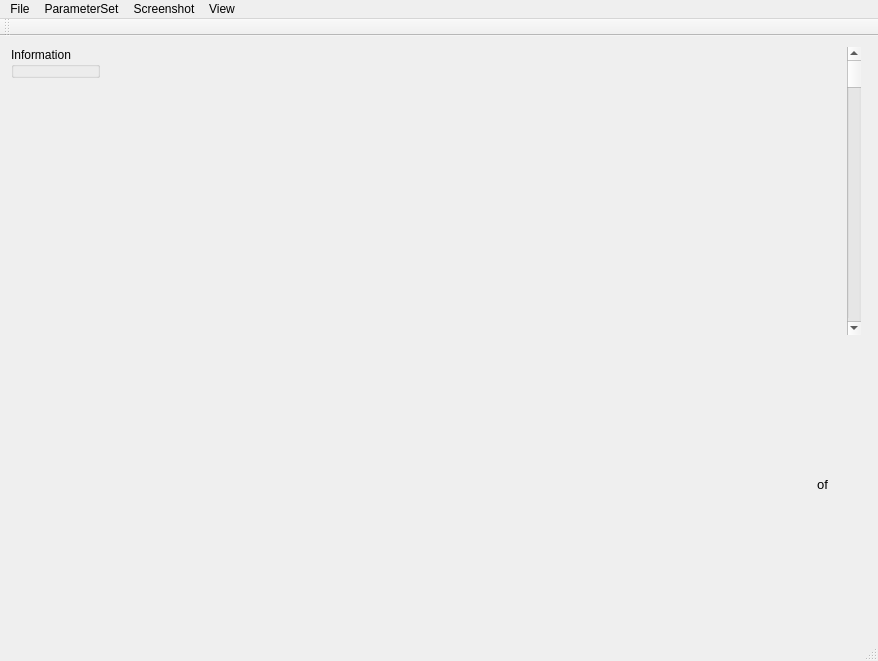
<?xml version="1.0" encoding="UTF-8"?>
<ui version="4.0">
 <class>ImageToSTL</class>
 <widget class="QMainWindow" name="ImageToSTL">
  <property name="geometry">
   <rect>
    <x>0</x>
    <y>0</y>
    <width>878</width>
    <height>661</height>
   </rect>
  </property>
  <property name="windowTitle">
   <string>ImageToSTL</string>
  </property>
  <widget class="QWidget" name="centralWidget">
   <layout class="QHBoxLayout" name="horizontalLayout">
    <item>
     <layout class="QGridLayout" name="gridLayout_3">
      <item row="0" column="0">
       <widget class="QGroupBox" name="groupBox">
        <property name="enabled">
         <bool>true</bool>
        </property>
        <property name="title">
         <string>Information</string>
        </property>
        <widget class="QLabel" name="label_2">
         <property name="geometry">
          <rect>
           <x>10</x>
           <y>30</y>
           <width>181</width>
           <height>16</height>
          </rect>
         </property>
         <property name="text">
          <string>Cursor position(x,y,z):</string>
         </property>
        </widget>
        <widget class="QLabel" name="labelXCoordinate">
         <property name="geometry">
          <rect>
           <x>10</x>
           <y>50</y>
           <width>41</width>
           <height>21</height>
          </rect>
         </property>
         <property name="frameShape">
          <enum>QFrame::Box</enum>
         </property>
         <property name="frameShadow">
          <enum>QFrame::Sunken</enum>
         </property>
         <property name="text">
          <string/>
         </property>
        </widget>
        <widget class="QLabel" name="labelZCoordinate">
         <property name="geometry">
          <rect>
           <x>110</x>
           <y>50</y>
           <width>41</width>
           <height>21</height>
          </rect>
         </property>
         <property name="frameShape">
          <enum>QFrame::Box</enum>
         </property>
         <property name="frameShadow">
          <enum>QFrame::Sunken</enum>
         </property>
         <property name="text">
          <string/>
         </property>
        </widget>
        <widget class="QLabel" name="labelYCoordinate">
         <property name="geometry">
          <rect>
           <x>60</x>
           <y>50</y>
           <width>41</width>
           <height>21</height>
          </rect>
         </property>
         <property name="frameShape">
          <enum>QFrame::Box</enum>
         </property>
         <property name="frameShadow">
          <enum>QFrame::Sunken</enum>
         </property>
         <property name="text">
          <string/>
         </property>
        </widget>
        <widget class="QLabel" name="label_3">
         <property name="geometry">
          <rect>
           <x>10</x>
           <y>80</y>
           <width>191</width>
           <height>21</height>
          </rect>
         </property>
         <property name="text">
          <string>Intensity under cursor:</string>
         </property>
        </widget>
        <widget class="QLabel" name="label_4">
         <property name="geometry">
          <rect>
           <x>10</x>
           <y>100</y>
           <width>85</width>
           <height>21</height>
          </rect>
         </property>
         <property name="frameShape">
          <enum>QFrame::Box</enum>
         </property>
         <property name="frameShadow">
          <enum>QFrame::Sunken</enum>
         </property>
         <property name="text">
          <string>&lt;html&gt;&lt;head/&gt;&lt;body&gt;&lt;p align=&quot;center&quot;&gt;Layer&lt;/p&gt;&lt;/body&gt;&lt;/html&gt;</string>
         </property>
        </widget>
        <widget class="QLabel" name="labelImageName">
         <property name="geometry">
          <rect>
           <x>10</x>
           <y>120</y>
           <width>85</width>
           <height>21</height>
          </rect>
         </property>
         <property name="frameShape">
          <enum>QFrame::Box</enum>
         </property>
         <property name="frameShadow">
          <enum>QFrame::Sunken</enum>
         </property>
         <property name="text">
          <string/>
         </property>
        </widget>
        <widget class="QLabel" name="label_5">
         <property name="geometry">
          <rect>
           <x>94</x>
           <y>100</y>
           <width>85</width>
           <height>21</height>
          </rect>
         </property>
         <property name="frameShape">
          <enum>QFrame::Box</enum>
         </property>
         <property name="frameShadow">
          <enum>QFrame::Sunken</enum>
         </property>
         <property name="text">
          <string>&lt;html&gt;&lt;head/&gt;&lt;body&gt;&lt;p align=&quot;center&quot;&gt;Intensity&lt;/p&gt;&lt;/body&gt;&lt;/html&gt;</string>
         </property>
        </widget>
        <widget class="QLabel" name="labelImageIntensity">
         <property name="geometry">
          <rect>
           <x>94</x>
           <y>120</y>
           <width>85</width>
           <height>21</height>
          </rect>
         </property>
         <property name="frameShape">
          <enum>QFrame::Box</enum>
         </property>
         <property name="frameShadow">
          <enum>QFrame::Sunken</enum>
         </property>
         <property name="text">
          <string/>
         </property>
        </widget>
        <widget class="QLabel" name="label_6">
         <property name="geometry">
          <rect>
           <x>10</x>
           <y>160</y>
           <width>60</width>
           <height>21</height>
          </rect>
         </property>
         <property name="text">
          <string>Level:</string>
         </property>
        </widget>
        <widget class="QLabel" name="label_7">
         <property name="geometry">
          <rect>
           <x>10</x>
           <y>185</y>
           <width>60</width>
           <height>21</height>
          </rect>
         </property>
         <property name="text">
          <string>Window:</string>
         </property>
        </widget>
        <widget class="QDoubleSpinBox" name="lineEditSourceImageLevel">
         <property name="geometry">
          <rect>
           <x>70</x>
           <y>160</y>
           <width>85</width>
           <height>21</height>
          </rect>
         </property>
         <property name="minimum">
          <double>-66000.000000000000000</double>
         </property>
         <property name="maximum">
          <double>66000.000000000000000</double>
         </property>
         <property name="singleStep">
          <double>10.000000000000000</double>
         </property>
        </widget>
        <widget class="QDoubleSpinBox" name="lineEditSourceImageWindow">
         <property name="geometry">
          <rect>
           <x>70</x>
           <y>185</y>
           <width>84</width>
           <height>21</height>
          </rect>
         </property>
         <property name="minimum">
          <double>-66000.000000000000000</double>
         </property>
         <property name="maximum">
          <double>66000.000000000000000</double>
         </property>
         <property name="singleStep">
          <double>10.000000000000000</double>
         </property>
        </widget>
       </widget>
      </item>
      <item row="1" column="0">
       <spacer name="verticalSpacer">
        <property name="orientation">
         <enum>Qt::Vertical</enum>
        </property>
        <property name="sizeHint" stdset="0">
         <size>
          <width>20</width>
          <height>40</height>
         </size>
        </property>
       </spacer>
      </item>
     </layout>
    </item>
    <item>
     <layout class="QGridLayout" name="gridLayout">
      <item row="0" column="1">
       <widget class="QScrollBar" name="sliceSourceImagePosition">
        <property name="enabled">
         <bool>true</bool>
        </property>
        <property name="toolTip">
         <string>Slice selection</string>
        </property>
        <property name="orientation">
         <enum>Qt::Vertical</enum>
        </property>
       </widget>
      </item>
      <item row="0" column="0">
       <widget class="QVTKOpenGLNativeWidget" name="qvtkWidgetDisplaySourceImage" native="true"/>
      </item>
      <item row="0" column="2">
       <widget class="QVTKOpenGLNativeWidget" name="qvtkWidgetPolyData" native="true"/>
      </item>
      <item row="1" column="0">
       <layout class="QGridLayout" name="gridLayout_2">
        <item row="0" column="2">
         <widget class="QLabel" name="divideLineLabel1">
          <property name="text">
           <string>&lt;html&gt;&lt;head/&gt;&lt;body&gt;&lt;p align=&quot;center&quot;&gt;&lt;span style=&quot; font-size:10pt;&quot;&gt;of&lt;/span&gt;&lt;/p&gt;&lt;/body&gt;&lt;/html&gt;</string>
          </property>
         </widget>
        </item>
        <item row="0" column="1">
         <widget class="QLabel" name="labelSourceImageSliceNum">
          <property name="text">
           <string/>
          </property>
         </widget>
        </item>
        <item row="0" column="3">
         <widget class="QLabel" name="labelSourceImageSliceTotal">
          <property name="text">
           <string/>
          </property>
         </widget>
        </item>
        <item row="0" column="0">
         <spacer name="horizontalSpacer">
          <property name="orientation">
           <enum>Qt::Horizontal</enum>
          </property>
          <property name="sizeHint" stdset="0">
           <size>
            <width>40</width>
            <height>20</height>
           </size>
          </property>
         </spacer>
        </item>
       </layout>
      </item>
     </layout>
    </item>
   </layout>
  </widget>
  <widget class="QMenuBar" name="menuBar">
   <property name="geometry">
    <rect>
     <x>0</x>
     <y>0</y>
     <width>878</width>
     <height>26</height>
    </rect>
   </property>
   <widget class="QMenu" name="menuFile">
    <property name="title">
     <string>File</string>
    </property>
    <addaction name="actionOpenImage"/>
    <addaction name="separator"/>
    <addaction name="actionSavePly"/>
    <addaction name="actionSaveSTL"/>
    <addaction name="separator"/>
    <addaction name="actionQuit"/>
   </widget>
   <widget class="QMenu" name="menuParameterSet">
    <property name="title">
     <string>ParameterSet</string>
    </property>
    <addaction name="actionSTLSet"/>
   </widget>
   <widget class="QMenu" name="menuScreenshot">
    <property name="title">
     <string>Screenshot</string>
    </property>
    <addaction name="actionScreenshotLeft"/>
    <addaction name="actionScreenshotRight"/>
   </widget>
   <widget class="QMenu" name="menuView">
    <property name="title">
     <string>View</string>
    </property>
    <addaction name="actionDisplayPly"/>
   </widget>
   <addaction name="menuFile"/>
   <addaction name="menuParameterSet"/>
   <addaction name="menuScreenshot"/>
   <addaction name="menuView"/>
  </widget>
  <widget class="QToolBar" name="mainToolBar">
   <attribute name="toolBarArea">
    <enum>TopToolBarArea</enum>
   </attribute>
   <attribute name="toolBarBreak">
    <bool>false</bool>
   </attribute>
  </widget>
  <widget class="QStatusBar" name="statusBar"/>
  <action name="actionOpenImage">
   <property name="text">
    <string>OpenImage</string>
   </property>
  </action>
  <action name="actionSaveSTL">
   <property name="text">
    <string>SaveSTL</string>
   </property>
  </action>
  <action name="actionSTLSet">
   <property name="text">
    <string>STLSet</string>
   </property>
  </action>
  <action name="actionQuit">
   <property name="text">
    <string>Quit</string>
   </property>
  </action>
  <action name="actionScreenshotLeft">
   <property name="text">
    <string>ScreenshotLeft</string>
   </property>
  </action>
  <action name="actionScreenshotRight">
   <property name="text">
    <string>ScreenshotRight</string>
   </property>
  </action>
  <action name="actionDisplayPly">
   <property name="text">
    <string>DisplayPly</string>
   </property>
  </action>
  <action name="actionSavePly">
   <property name="text">
    <string>SavePly</string>
   </property>
  </action>
 </widget>
 <layoutdefault spacing="6" margin="11"/>
 <customwidgets>
  <customwidget>
   <class>QVTKOpenGLNativeWidget</class>
   <extends>QWidget</extends>
   <header>qvtkopenglnativewidget.h</header>
   <container>1</container>
  </customwidget>
 </customwidgets>
 <resources>
  <include location="ImageToSTL.qrc"/>
 </resources>
 <connections>
  <connection>
   <sender>actionQuit</sender>
   <signal>triggered()</signal>
   <receiver>ImageToSTL</receiver>
   <slot>close()</slot>
   <hints>
    <hint type="sourcelabel">
     <x>-1</x>
     <y>-1</y>
    </hint>
    <hint type="destinationlabel">
     <x>353</x>
     <y>50</y>
    </hint>
   </hints>
  </connection>
  <connection>
   <sender>actionOpenImage</sender>
   <signal>triggered()</signal>
   <receiver>ImageToSTL</receiver>
   <slot>openSourceImageSlot()</slot>
   <hints>
    <hint type="sourcelabel">
     <x>-1</x>
     <y>-1</y>
    </hint>
    <hint type="destinationlabel">
     <x>456</x>
     <y>54</y>
    </hint>
   </hints>
  </connection>
  <connection>
   <sender>sliceSourceImagePosition</sender>
   <signal>valueChanged(int)</signal>
   <receiver>ImageToSTL</receiver>
   <slot>setSourceImageSliceSlot(int)</slot>
   <hints>
    <hint type="sourcelabel">
     <x>415</x>
     <y>115</y>
    </hint>
    <hint type="destinationlabel">
     <x>709</x>
     <y>345</y>
    </hint>
   </hints>
  </connection>
  <connection>
   <sender>lineEditSourceImageLevel</sender>
   <signal>valueChanged(double)</signal>
   <receiver>ImageToSTL</receiver>
   <slot>setSourceImageLevel()</slot>
   <hints>
    <hint type="sourcelabel">
     <x>141</x>
     <y>225</y>
    </hint>
    <hint type="destinationlabel">
     <x>243</x>
     <y>303</y>
    </hint>
   </hints>
  </connection>
  <connection>
   <sender>lineEditSourceImageWindow</sender>
   <signal>valueChanged(double)</signal>
   <receiver>ImageToSTL</receiver>
   <slot>setSourceImageWindow()</slot>
   <hints>
    <hint type="sourcelabel">
     <x>119</x>
     <y>247</y>
    </hint>
    <hint type="destinationlabel">
     <x>133</x>
     <y>348</y>
    </hint>
   </hints>
  </connection>
 </connections>
 <slots>
  <slot>openSourceImageSlot()</slot>
  <slot>setSourceImageSliceSlot(int)</slot>
  <slot>setSourceImageLevel()</slot>
  <slot>setSourceImageWindow()</slot>
 </slots>
</ui>
